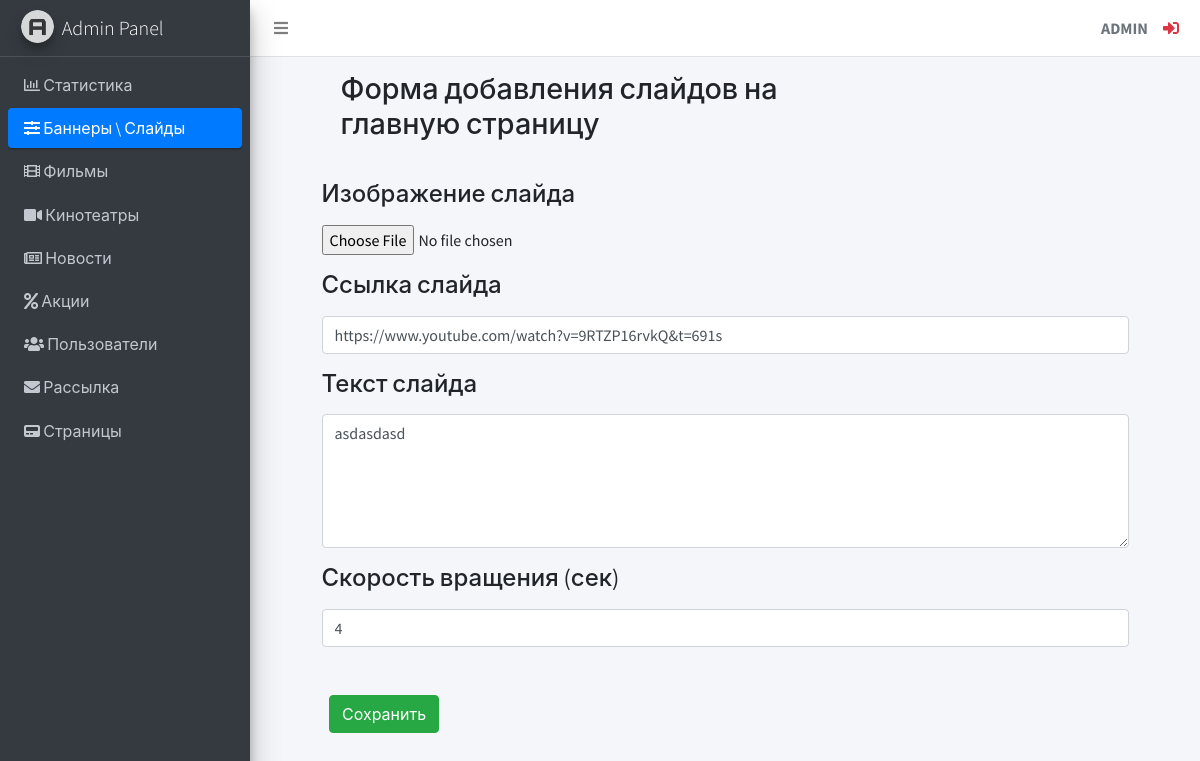
The app's page /adminLte/banner/main_slide/form/22 (signed in) with its own data.
### KinoSite/apps/adminLte/models.py (models this page shows, shortened)
class MainSlide(models.Model):
    slide_text = models.TextField(verbose_name='Текст слайда')
    slide_image = models.ImageField(verbose_name='Изображение слайда', upload_to='images/main_slide/')
    slide_url = models.URLField(verbose_name='Ссылка слайда')
    slide_timer = models.TextField(verbose_name='Скорость вращения')

### KinoSite/apps/adminLte/services.py (the view)
    def proxy(request, pk=None):
        u = request.user
        if u.is_authenticated:
            if u.is_superuser:
                if not have_pk:
                    return func(request)
                else:
                    return func(request, pk)
            else:
                return redirect('public_index')
        else:
            return redirect('admin_login')

### KinoSite/apps/adminLte/forms.py
class MainSlideForm(ModelForm):
    class Meta:
        model = models.MainSlide
        fields = ['slide_text', 'slide_image', 'slide_url', 'slide_timer']
        widgets = {
            'slide_image': FileInput(attrs={
                'class': 'form-control-file',
                'id': 'MainSlideImage',
            }),
            'slide_text': Textarea(attrs={
                'class': "form-control",
                'rows': '5',
                'id': "MainSlideText",
            }),
            'slide_url': URLInput(attrs={
                'class': 'form-control',
                'id': 'MainSlideURL',
                'placeholder': 'Введите ссылку слайда',
            }),
            'slide_timer': TextInput(attrs={
                'class': 'form-control',
                'id': 'NewsPromoNumber',
                'placeholder': 'Введите cкорость',
            }),
        }

### KinoSite/apps/adminLte/services.py (called while the page is built)
def form_template(request, instance: django_models.Model, form_class, redirect_url_name: str, template_file_name: str, context=None):
    if context is None:
        context = {}
    form = form_class(request.POST or None, request.FILES or None, instance=instance or None)
    if request.method == 'POST' and form.is_valid():
        form.save()
        return redirect(redirect_url_name)
    context['form'] = form
    return render(request, template_file_name, context)

def admin_views_proxy(func, have_pk=False):
    def proxy(request, pk=None):
        u = request.user
        if u.is_authenticated:
            if u.is_superuser:
                if not have_pk:
                    return func(request)
                else:
                    return func(request, pk)
            else:
                return redirect('public_index')
        else:
            return redirect('admin_login')
    return proxy

### KinoSite/apps/adminLte/views.py (called while the page is built)
def main_slide_form(request, pk=None):
    main_slide = get_object_or_404(models.MainSlide, pk=pk) if pk else None
    return services.form_template(
        request=request,
        instance=main_slide,
        form_class=forms.MainSlideForm,
        redirect_url_name='admin_banner_list',
        template_file_name='adminLte/banner/main_slide_form.html',
    )

### KinoSite/templates/adminLte/banner/main_slide_form.html (shortened to what this page needs)
{% extends 'adminLte/base.html' %}
{% block banner %}
<li class="nav-item">
    <a href="{% url 'admin_banner_list' %}" class="nav-link active">
        <i class="fas fa-sliders-h"></i>
        <p>
            Баннеры \ Слайды
        </p>
    </a>
</li>
{% endblock %}
{% block content_title %}
    <h1 class="m-0">Форма добавления слайдов на главную страницу</h1>
{% endblock %}
{% block main_content %}
    <div class="features flex-fill">
        <div class="row m-3">
            <div class="container">
                <form method="POST" enctype="multipart/form-data">
                    <div class="form-group">
                        <label for="MainSlideImage"><h4>Изображение слайда</h4></label>
                        {{ form.slide_image }}
                    </div>
                    <div class="form-group">
                        <label for="MainSlideURL"><h4>Ссылка слайда</h4></label>
                        {{ form.slide_url }}
                    </div>
                    <div class="form-group">
                        <label for="MainSlideText"><h4>Текст слайда</h4></label>
                        {{ form.slide_text }}
                    </div>
                    <div class="form-group">
                        <label for="NewsPromoNumber"><h4>Скорость вращения (сек)</h4></label>
                        {{ form.slide_timer }}
                    </div>
                    <div class="container my-5">
                        <button class="btn btn-success" type="submit">Сохранить</button>
                    </div>
                </form>
            </div>
        </div>
    </div>
{% endblock %}

### KinoSite/templates/adminLte/base.html (shortened to what this page needs)
{% load static %}
<!DOCTYPE html>
<html lang="en">
<head>
  <link rel="stylesheet" href="{% static 'plugins/fontawesome-free/css/all.min.css' %}">
  <link rel="stylesheet" href="{% static 'dist/css/adminlte.min.css' %}">
</head>
<body class="hold-transition sidebar-mini">
<div class="wrapper">
{% block body %}
  <nav class="main-header navbar navbar-expand navbar-white navbar-light">
    <ul class="navbar-nav">
      <li class="nav-item">
        <a class="nav-link" data-widget="pushmenu" href="#" role="button"><i class="fas fa-bars" style="margin-right: 10px"></i></a>
      </li>
    </ul>
    <ul class="navbar-nav ml-auto">
      <div class="user-panel d-flex">
          <div class="info">
              <a class="d-block text-uppercase text-secondary"><strong>{{ user.username }}</strong></a>
          </div>
          <div class="info">
              <a href="{% url 'admin_logout' %}" class="fas fa fa-sign-in-alt mr-2 text-danger"></a>
          </div>
      </div>
    </ul>
  </nav>
  <aside class="main-sidebar sidebar-dark-primary elevation-4">
    <a href="{% url 'admin_index'%}" class="brand-link">
      <img src="{% static 'dist/img/AdminLTELogo.png' %}" alt="AdminLTE Logo" class="brand-image img-circle elevation-3" style="opacity: .8">
      <span class="brand-text font-weight-light">Admin Panel</span>
    </a>
    <div class="sidebar">
        <nav class="mt-2">
            <ul class="nav nav-pills nav-sidebar flex-column" data-widget="treeview" role="menu" data-accordion="false">
                {% block statistic %}
                <li class="nav-item">
                    <a href="{% url 'admin_index' %}" class="nav-link">
                        <i class="far fa-chart-bar"></i>
                        <p>
                            Статистика
                        </p>
                    </a>
                </li>
                {% endblock %}
                {% block banner %}{% endblock %}
                {% block film %}
                <li class="nav-item">
                    <a href="{% url 'admin_film_list' %}" class="nav-link">
                        <i class="fas fa-film"></i>
                        <p>
                            Фильмы
                        </p>
                    </a>
                </li>
                {% endblock %}
                {% block cinema %}
                <li class="nav-item">
                    <a href="{% url 'admin_cinema_list' %}" class="nav-link">
                        <i class="fas fa-video"></i>
                        <p>
                            Кинотеатры
                        </p>
                    </a>
                </li>
                {% endblock %}
                {% block news %}
                <li class="nav-item">
                    <a href="{% url 'admin_news_list' %}" class="nav-link">
                        <i class="far fa-newspaper"></i>
                        <p>
                            Новости
                        </p>
                    </a>
                </li>
                {% endblock %}
                {% block promotion %}
                <li class="nav-item">
                    <a href="{% url 'admin_promotion_list' %}" class="nav-link">
                        <i class="fas fa-percent"></i>
                        <p>
                            Акции
                        </p>
                    </a>
                </li>
                {% endblock %}
                {% block users %}
                <li class="nav-item">
                    <a href="{% url 'admin_users_list' %}" class="nav-link">
                        <i class="fas fa-users"></i>
                        <p>
                            Пользователи
                        </p>
                    </a>
                </li>
                {% endblock %}
                {% block mailing %}
                <li class="nav-item">
                    <a href="{% url 'admin_mailing' %}" class="nav-link">
                        <i class="fas fa-envelope"></i>
                        <p>
                            Рассылка
                        </p>
                    </a>
                </li>
                {% endblock %}
                {% block page %}
                <li class="nav-item menu-close">
                    <a href="#" class="nav-link">
                        <i class="fas fa-pager"></i>
                        <p>
                            Страницы
                        </p>
                    </a>
                </li>
                {% endblock %}
            </ul>
        </nav>
    </div>
  </aside>
    <div class="content-wrapper">
        <div class="content-header">
            <div class="container-fluid">
                <div class="row mb-2">
                    <div class="col-sm-6" style="margin-left: 75px; margin-right: 75px">
                        {% block content_title %}{% endblock %}
                    </div>
                </div>
            </div>
        </div>
        <div class="row" style="margin-left: 48px; margin-right: 48px">
            {% block main_content %}{% endblock %}
        </div>
    </div>
</div>
{% endblock %}
</body>
</html>

### records on screen
MainSlide: slide_url "https://www.youtube.com/watch?v=9RTZP16rvkQ&t=691s", slide_text "asdasdasd", slide_timer "4"

### other values on screen
{{ user.username }} "ADMIN"
